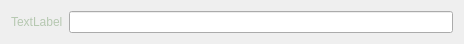
<?xml version="1.0" encoding="UTF-8"?>
<ui version="4.0">
 <class>MiCampoTexto</class>
 <widget class="QWidget" name="MiCampoTexto">
  <property name="geometry">
   <rect>
    <x>0</x>
    <y>0</y>
    <width>464</width>
    <height>43</height>
   </rect>
  </property>
  <property name="windowTitle">
   <string>Form</string>
  </property>
  <property name="styleSheet">
   <string notr="true">QLabel{
	font: 12pt &quot;Ume Gothic O5&quot;;
    color:rgb(182, 200, 177)
}

QLineEdit{
	font: 12pt &quot;Ume Gothic O5&quot;;
    color:rgb(167, 230, 167)
}</string>
  </property>
  <layout class="QGridLayout" name="gridLayout">
   <item row="0" column="0">
    <widget class="QLabel" name="label">
     <property name="text">
      <string>TextLabel</string>
     </property>
    </widget>
   </item>
   <item row="0" column="1">
    <widget class="QLineEdit" name="le"/>
   </item>
  </layout>
 </widget>
 <resources/>
 <connections/>
</ui>
